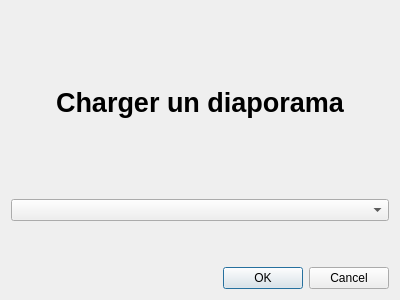
<?xml version="1.0" encoding="UTF-8"?>
<ui version="4.0">
 <class>charger</class>
 <widget class="QDialog" name="charger">
  <property name="geometry">
   <rect>
    <x>0</x>
    <y>0</y>
    <width>400</width>
    <height>300</height>
   </rect>
  </property>
  <property name="windowTitle">
   <string>Dialog</string>
  </property>
  <layout class="QVBoxLayout" name="verticalLayout_2">
   <item>
    <widget class="QLabel" name="label">
     <property name="font">
      <font>
       <pointsize>20</pointsize>
       <bold>true</bold>
      </font>
     </property>
     <property name="text">
      <string>Charger un diaporama</string>
     </property>
     <property name="alignment">
      <set>Qt::AlignCenter</set>
     </property>
    </widget>
   </item>
   <item>
    <widget class="QComboBox" name="listDiapos"/>
   </item>
   <item>
    <spacer name="verticalSpacer">
     <property name="orientation">
      <enum>Qt::Vertical</enum>
     </property>
     <property name="sizeType">
      <enum>QSizePolicy::Minimum</enum>
     </property>
     <property name="sizeHint" stdset="0">
      <size>
       <width>40</width>
       <height>40</height>
      </size>
     </property>
    </spacer>
   </item>
   <item>
    <widget class="QDialogButtonBox" name="buttonBox">
     <property name="orientation">
      <enum>Qt::Horizontal</enum>
     </property>
     <property name="standardButtons">
      <set>QDialogButtonBox::Cancel|QDialogButtonBox::Ok</set>
     </property>
    </widget>
   </item>
  </layout>
 </widget>
 <resources/>
 <connections>
  <connection>
   <sender>buttonBox</sender>
   <signal>accepted()</signal>
   <receiver>charger</receiver>
   <slot>accept()</slot>
   <hints>
    <hint type="sourcelabel">
     <x>248</x>
     <y>254</y>
    </hint>
    <hint type="destinationlabel">
     <x>157</x>
     <y>274</y>
    </hint>
   </hints>
  </connection>
  <connection>
   <sender>buttonBox</sender>
   <signal>rejected()</signal>
   <receiver>charger</receiver>
   <slot>reject()</slot>
   <hints>
    <hint type="sourcelabel">
     <x>316</x>
     <y>260</y>
    </hint>
    <hint type="destinationlabel">
     <x>286</x>
     <y>274</y>
    </hint>
   </hints>
  </connection>
 </connections>
</ui>
